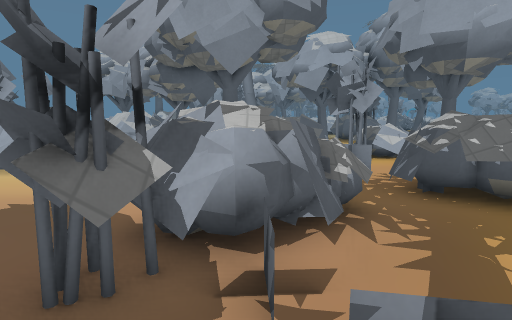
view 1 (above)

24 first-person views from a walk through a 3-D level made in the Godot game engine. The camera is 1.5 m above the floor, tilts 8° down and sees 80° across. The floor is counted in squares, 1 m on a side. Each view is taken from the middle of a square. On the plan, view 1 faces up. The plan holds only what a view shows up to about 15 squares ahead; the rest is blank. The place goes on beyond the plan. Some surface patterns are stand-ins.

view 2
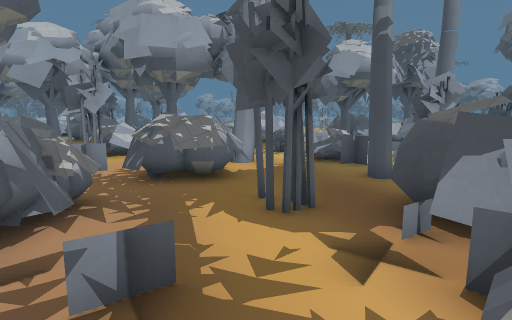

view 3
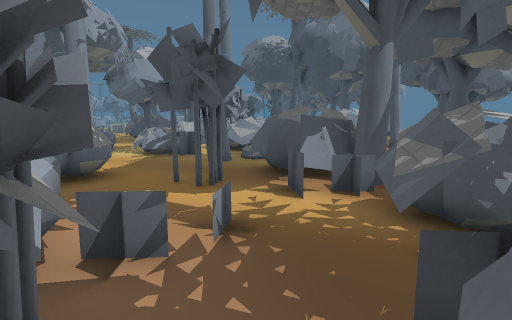

view 4
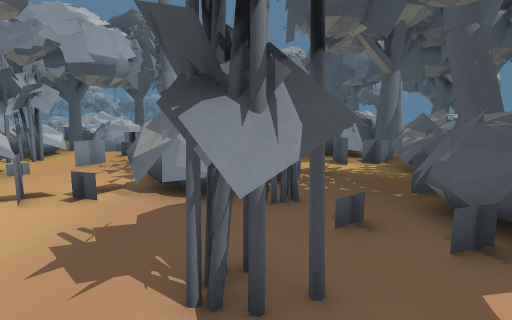

view 5
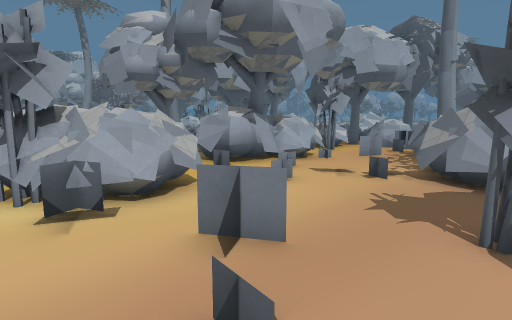

view 6
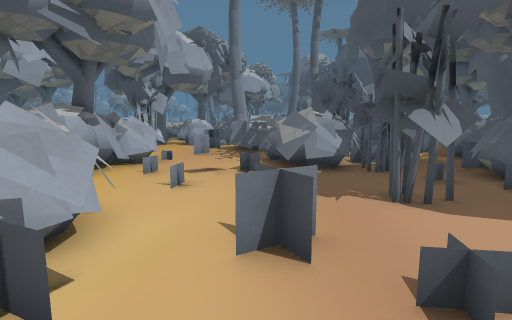

view 7
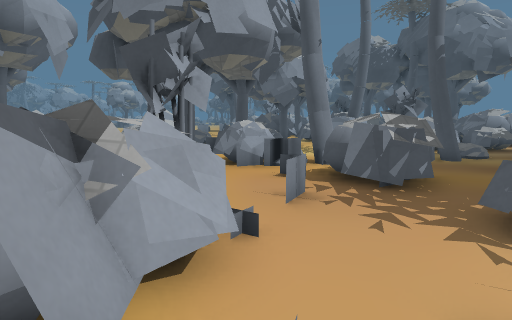

view 8
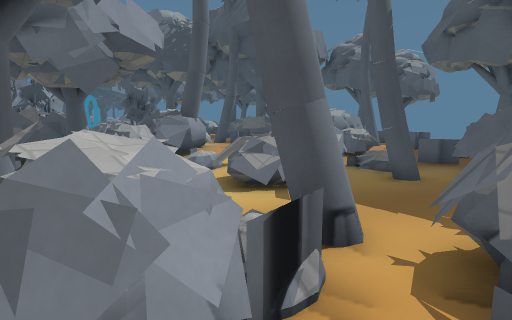

view 9
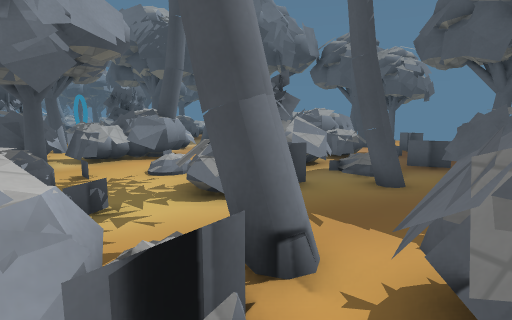

view 10
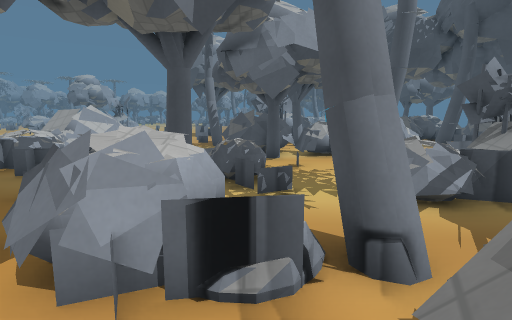

view 11
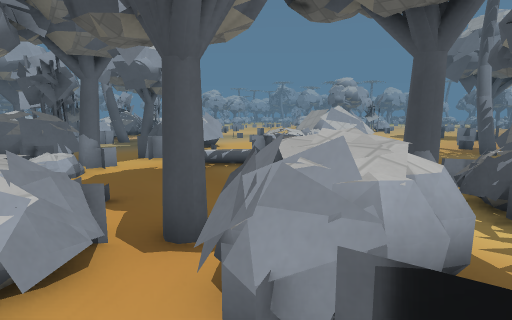

view 12
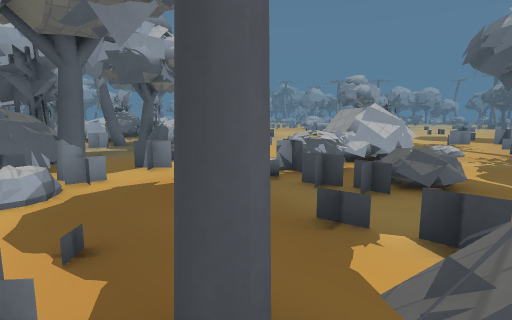

view 13
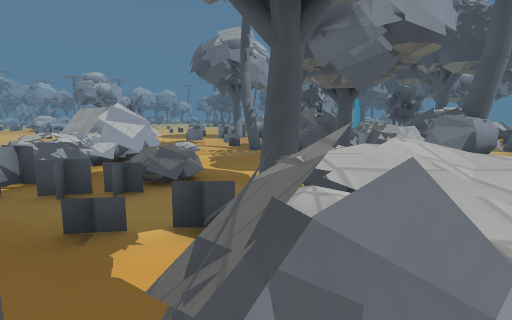

view 14
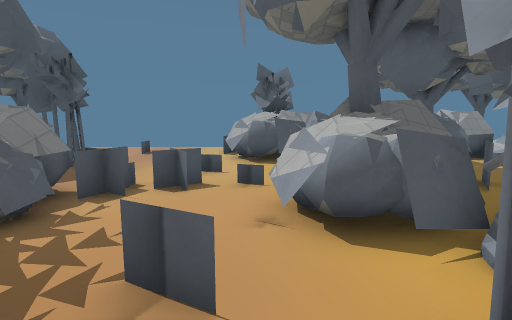

view 15
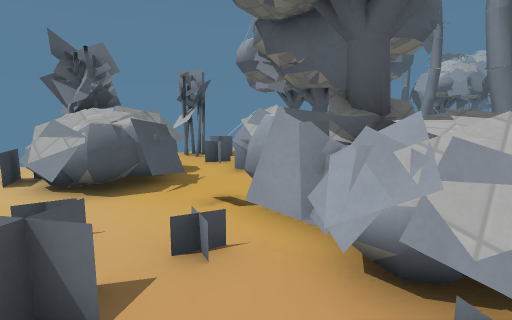

view 16
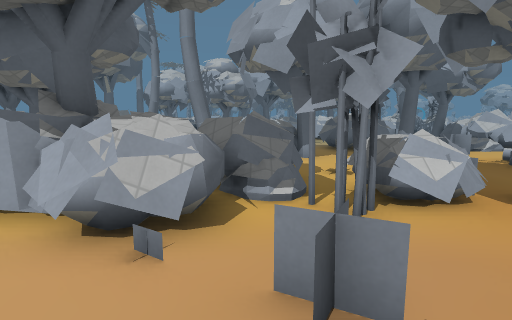

view 17
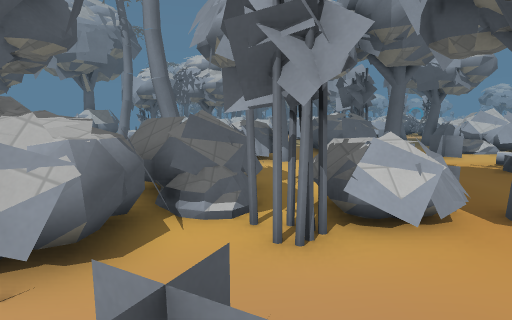

view 18
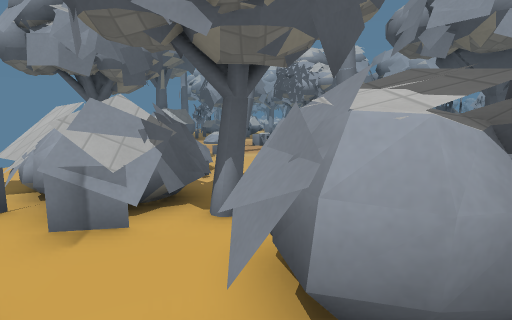

view 19
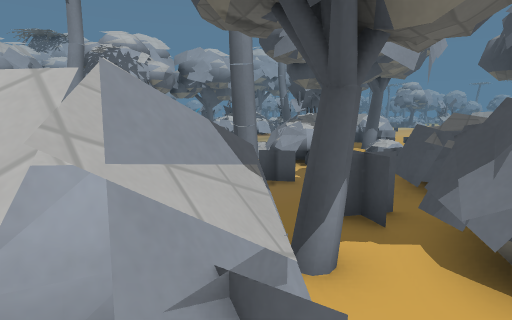

view 20
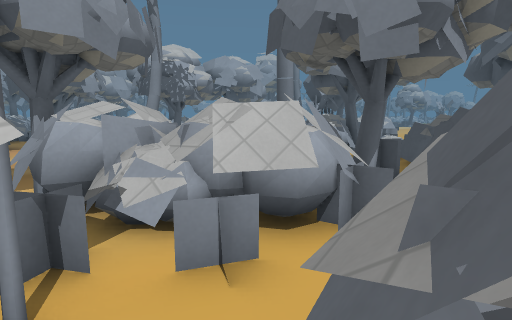

view 21
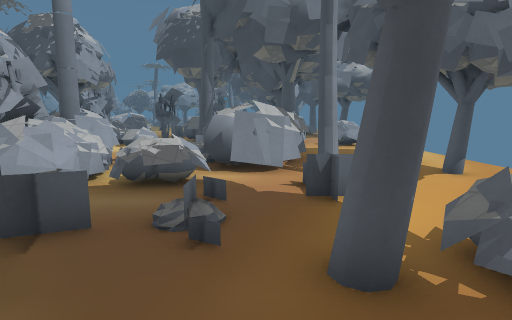

view 22
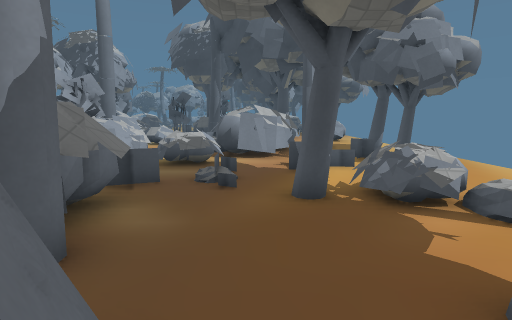

view 23
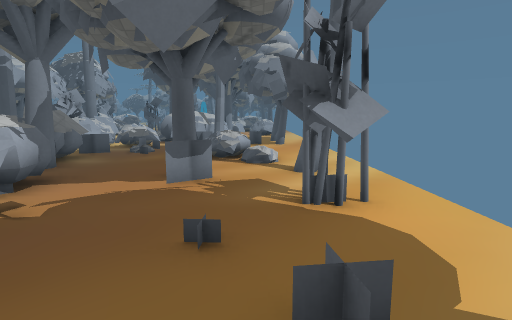

view 24
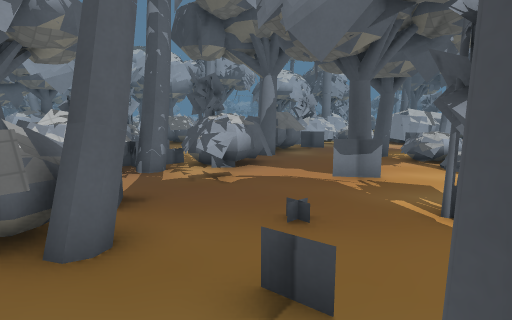

### Floor plan
Key: @ floor where view 1 was taken; # wall or solid block; x gap in a wall; . main floor; : floor 0.25 m higher than the main floor; = window, fence, low wall or low ledge; ^ raised ledge; T thing the floor can be seen under or through; O other object.
Columns run from 10 left of view 1 to 24 right of it. Each row starts with its distance up from view 1.
 19       ..  x =  .##..#
 18   ###=.. ## =^#. ##.=.
 17  .###^.  #.  =..:#....
 16  .####.....  .......#O ===^
 15   =^###.....##.........^^^#
 14 ##.^###x=.#=^#=.......=...###
 13 ...x^#..##=^## =......=#     .O....
 12   .x...###^#####=......==..........
 11  .##^..###^^###=x#..=............
 10   ###=..###=.....==.##........##
  9  ####=....=.....=#=..x=#  ##
  8 ..=#=...=...==..==..===.. ##
  7 ........==....==#x.......###
  6 ...==....=.=.=^#=..#=.....##==#
  5 ....=....#^^=.^#...=^ #O..=# #=^x
  4 ......#.=##=.......=#=#  ###  ^^
  3 .. ..##.###...#....T###. ###
  2     ....##=...# ..T T##.#####
  1      ........ #TTTT T^### .#==
  0       ##=#@..=##TT...=^.    ..
 -1       ####.#^=####=..==  =   #
 -2       ####x#^.##=.x.== # ^  =x
 -3         ..=#=.....#..=###    ^
 -4        ..  ...........###
 -5      #=..........#.=#.####
 -6      =#.....##..==..#.# .^
 -7      .......=...=O....     ..
 -8      ..=.......Ox=....=    ..
 -9        =..##..........x.
-10      .#...#..#............
-11         ..................

Positions as (right, up) in squares from view 1, and headings:
1: (0, 0), facing up
2: (0, -1), facing up-right
3: (-3, 1), facing right
4: (-7, 3), facing right
5: (-9, 3), facing up-right
6: (-10, 6), facing right
7: (-3, 9), facing right
8: (5, 10), facing down-right
9: (5, 9), facing down-right
10: (4, 8), facing right
11: (5, 8), facing up-right
12: (6, 10), facing up-right
13: (6, 10), facing right
14: (5, 9), facing left
15: (1, 7), facing up-left
16: (2, 6), facing up
17: (3, 7), facing up
18: (-3, 9), facing up
19: (-6, 12), facing up-right
20: (-9, 11), facing up-right
21: (4, -4), facing right
22: (1, -4), facing right
23: (-5, -8), facing right
24: (-5, -10), facing up-right
